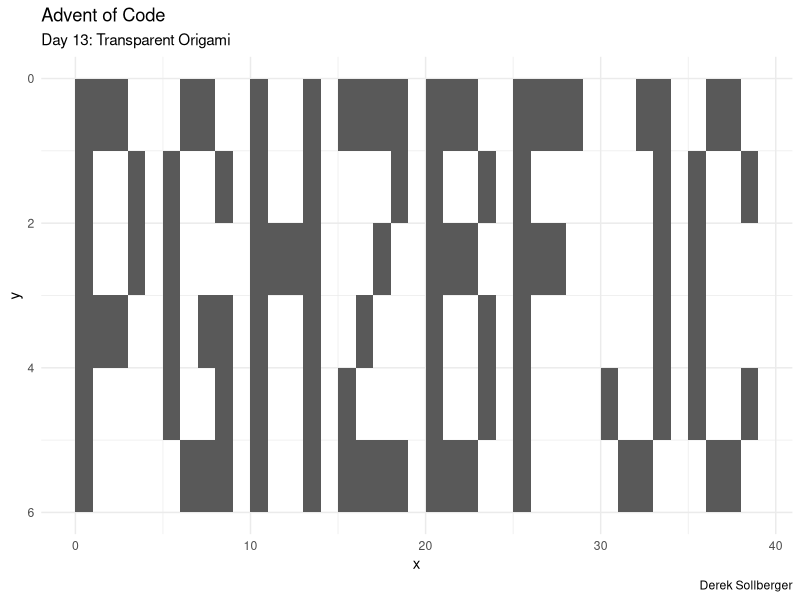

Here is the R script that generated this plot:
## ---- chunk 1
knitr::opts_chunk$set(echo = TRUE)
library("tidyverse")
## ---- chunk 2
puzzle_input <- readLines("20211213input.txt")
# puzzle_input <- readLines("20211213example.txt")
num_coords <- length(puzzle_input)

df <- data.frame(x = rep(NA, num_coords),  y = rep(NA, num_coords))
for(i in 1:num_coords){
  this_coord_split <- as.integer(str_split(puzzle_input[i], ",")[[1]])
  df$x[i] <- this_coord_split[1]
  df$y[i] <- this_coord_split[2]
}

# first fold (example)
# fold along y=7
# n <- nrow(df)
# for(i in 1:n){
#   if(df$y[i] > 7){
#     df$y[i] <- df$y[i] - 2*(df$y[i] - 7)
#   }
# }

# first fold (real input)
# fold along x=655
n <- nrow(df)
for(i in 1:n){
  if(df$x[i] > 655){
    df$x[i] <- df$x[i] - 2*(df$x[i] - 655)
  }
}

# consolidate (i.e. count each overlap as just one dot)
df <- df %>% distinct()
print(paste("After one fold, we have",
            nrow(df), "dots."))
## ---- chunk 3
puzzle_input <- readLines("20211213input.txt")
num_coords <- length(puzzle_input)

df <- data.frame(x = rep(NA, num_coords),  y = rep(NA, num_coords))
for(i in 1:num_coords){
  this_coord_split <- as.integer(str_split(puzzle_input[i], ",")[[1]])
  df$x[i] <- this_coord_split[1]
  df$y[i] <- this_coord_split[2]
}
n <- nrow(df)

# fold along x=655
for(i in 1:n){
  if(df$x[i] > 655){
    df$x[i] <- df$x[i] - 2*(df$x[i] - 655)
  }
}

# fold along y=447
for(i in 1:n){
  if(df$y[i] > 447){
    df$y[i] <- df$y[i] - 2*(df$y[i] - 447)
  }
}

# fold along x=327
for(i in 1:n){
  if(df$x[i] > 327){
    df$x[i] <- df$x[i] - 2*(df$x[i] - 327)
  }
}

# fold along y=223
for(i in 1:n){
  if(df$y[i] > 223){
    df$y[i] <- df$y[i] - 2*(df$y[i] - 223)
  }
}

# fold along x=163
for(i in 1:n){
  if(df$x[i] > 163){
    df$x[i] <- df$x[i] - 2*(df$x[i] - 163)
  }
}

# fold along y=111
for(i in 1:n){
  if(df$y[i] > 111){
    df$y[i] <- df$y[i] - 2*(df$y[i] - 111)
  }
}

# fold along x=81
for(i in 1:n){
  if(df$x[i] > 81){
    df$x[i] <- df$x[i] - 2*(df$x[i] - 81)
  }
}

# fold along y=55
for(i in 1:n){
  if(df$y[i] > 55){
    df$y[i] <- df$y[i] - 2*(df$y[i] - 55)
  }
}

# fold along x=40
for(i in 1:n){
  if(df$x[i] > 40){
    df$x[i] <- df$x[i] - 2*(df$x[i] - 40)
  }
}

# fold along y=27
for(i in 1:n){
  if(df$y[i] > 27){
    df$y[i] <- df$y[i] - 2*(df$y[i] - 27)
  }
}

# fold along y=13
for(i in 1:n){
  if(df$y[i] > 13){
    df$y[i] <- df$y[i] - 2*(df$y[i] - 13)
  }
}

# fold along y=6
for(i in 1:n){
  if(df$y[i] > 6){
    df$y[i] <- df$y[i] - 2*(df$y[i] - 6)
  }
}

# consolidate (i.e. count each overlap as just one dot)
df <- df %>% distinct()

# plot the figure
df %>%
  ggplot(aes(x = x, y = y)) +
  geom_rect(aes(xmin = x, xmax = x + 1, ymin = y, ymax = y + 1)) +
  scale_y_reverse() +
  labs(title = "Advent of Code",
       subtitle = "Day 13: Transparent Origami",
       caption = "Derek Sollberger") +
  theme_minimal()
